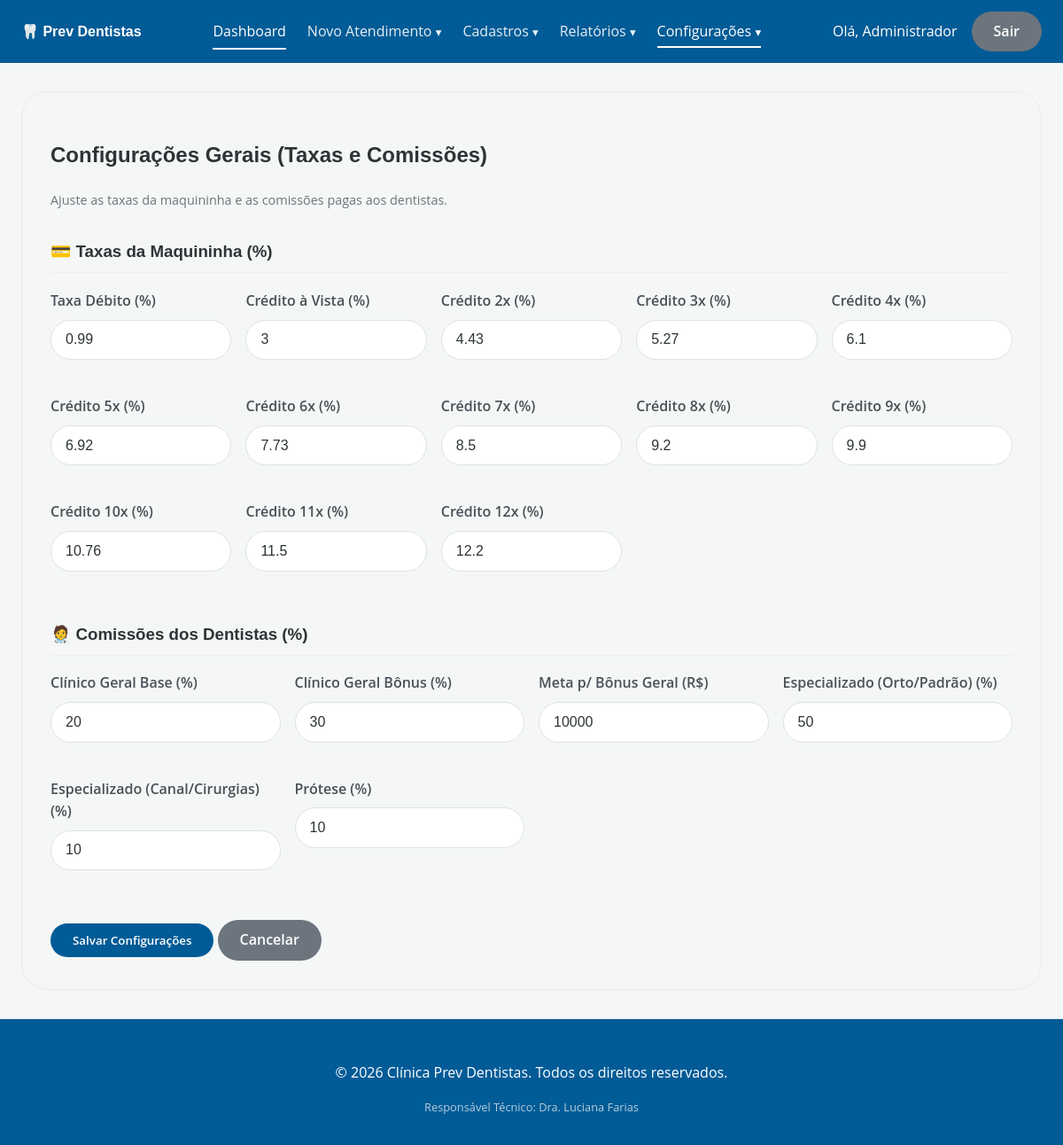
Screenshot of /configuracoes_gerais (signed in) with the database file from the repository.
### tables this page shows
CREATE TABLE IF NOT EXISTS `configuracoes_gerais` (
    `id` int NOT NULL AUTO_INCREMENT,
    `taxa_debito` decimal(5,4) NOT NULL DEFAULT '0.0099',
    `taxa_credito_avista` decimal(5,4) NOT NULL DEFAULT '0.0349',
    `taxa_credito_2` decimal(5,4) NOT NULL DEFAULT '0.0381',
    `taxa_credito_3` decimal(5,4) NOT NULL DEFAULT '0.0381',
    `taxa_credito_4` decimal(5,4) NOT NULL DEFAULT '0.0381',
    `taxa_credito_5` decimal(5,4) NOT NULL DEFAULT '0.0381',
    `taxa_credito_6` decimal(5,4) NOT NULL DEFAULT '0.0381',
    `taxa_credito_7` decimal(5,4) NOT NULL DEFAULT '0.0416',
    `taxa_credito_8` decimal(5,4) NOT NULL DEFAULT '0.0416',
    `taxa_credito_9` decimal(5,4) NOT NULL DEFAULT '0.0416',
    `taxa_credito_10` decimal(5,4) NOT NULL DEFAULT '0.0416',
    `taxa_credito_11` decimal(5,4) NOT NULL DEFAULT '0.0416',
    `taxa_credito_12` decimal(5,4) NOT NULL DEFAULT '0.0416',
    `comissao_geral_base` decimal(5,4) NOT NULL DEFAULT '0.2000',
    `comissao_geral_bonus` decimal(5,4) NOT NULL DEFAULT '0.2500',
    `meta_faturamento_geral` decimal(10,2) NOT NULL DEFAULT '1000.00',
    `comissao_especializado` decimal(5,4) NOT NULL DEFAULT '0.4000',
    `comissao_protese` decimal(5,4) NOT NULL DEFAULT '0.5000',
    `comissao_canal` decimal(5,4) NOT NULL DEFAULT '0.5000',
    PRIMARY KEY (`id`)
  );

### app/Controllers/ConfiguracaoGeralController.php (called while the page is built, shortened)
<?php
class ConfiguracaoGeralController {
    public function index() {
        $model = new ConfiguracaoGeral();
        $configuracoes = $model->getConfiguracoes();
        require_once 'app/Views/configuracoes/geral.php';
    }
}

### app/Core/Router.php (called while the page is built, shortened)
<?php
class Router {
    protected $controller = 'DashboardController';
    protected $method = 'index';
    public function __construct() {
        $url = $this->parseUrl();
        $rotas = [
            'login' => 'AuthController',
            'pacientes' => 'PacienteController',
            'procedimentos' => 'ProcedimentoController',
            'despesas' => 'DespesaController',
            'usuarios' => 'UsuarioController',
            'relatorios' => 'RelatorioController',
            'configuracoes_gerais' => 'ConfiguracaoGeralController',
            'atendimentos' => 'AtendimentoController',
            'configuracoes' => 'ConfiguracaoController'
        ];
        if (isset($url[0])) {
            $rotaSolicitada = strtolower(str_replace('.php', '', $url[0]));
            if (array_key_exists($rotaSolicitada, $rotas)) {
                $this->controller = $rotas[$rotaSolicitada];
                unset($url[0]);
            } else {
                $this->controller = 'DashboardController';
            }
        }
        $classeController = '\\App\\Controllers\\' . $this->controller;
        if (class_exists($classeController)){
            $this->controller = new $classeController;
        } else {
            $classeController = '\\App\\Controllers\\DashboardController';
            $this->controller = new $classeController;
        }
        $this->params = $url ? array_values($url) : [];
        call_user_func_array([$this->controller, $this->method], $this->params);
    }
    private function parseUrl() {
        if (isset($_GET['url'])) {
            return explode('/', filter_var(rtrim($_GET['url'], '/'), FILTER_SANITIZE_URL));
        }
        return [];
    }
}

### index.php (called while the page is built, shortened)
<?php
require_once 'autoload.php';
$app = new Router();
?>

### autoload.php (called while the page is built, shortened)
<?php
spl_autoload_register(function ($class) {
    $prefix = 'App\\';
    $base_dir = __DIR__ . '/app/';
    $len = strlen($prefix);
    $relative_class = substr($class, $len);
    $file = $base_dir . str_replace('\\', '/', $relative_class) . '.php';
});

### app/Core/Database.php (called while the page is built, shortened)
<?php
class Database {
    private static $instance = null;
    private $connection;
    private $host = 'localhost';
    private $db_name = 'clinica_prev_dentistas';
    private $username = 'root';
    private $password = '';
    private function __construct() {
        try {
            $this->connection = new PDO("mysql:host={$this->host};dbname={$this->db_name};charset=utf8", $this->username, $this->password);
            $this->connection->setAttribute(PDO::ATTR_ERRMODE, PDO::ERRMODE_EXCEPTION);
            $this->connection->setAttribute(PDO::ATTR_DEFAULT_FETCH_MODE, PDO::FETCH_ASSOC);
        } catch (PDOException $e) {
            die("Erro na conexão com o banco de dados: " . $e->getMessage());
        }
    }
    public static function getInstance() {
        if (self::$instance === null) {
            self::$instance = new Database();
        }
        return self::$instance->getConnection();
    }
    public function getConnection() {
        return $this->connection;
    }
}

### app/Models/ConfiguracaoGeral.php (called while the page is built, shortened)
<?php
class ConfiguracaoGeral {
    private $pdo;
    public function __construct() {
        $this->pdo = Database::getInstance();
    }
    public function getConfiguracoes() {
        $stmt = $this->pdo->query("SELECT * FROM configuracoes_gerais WHERE id = 1");
        return $stmt->fetch(PDO::FETCH_ASSOC);
    }
}

### app/Views/configuracoes/geral.php (the view, shortened to what this page needs)
<?php require_once 'views/header.php'; ?>
<div class="card">
    <h2>Configurações Gerais (Taxas e Comissões)</h2>
    <p class="text-muted">Ajuste as taxas da maquininha e as comissões pagas aos dentistas.</p>
    <form action="<?= BASE_URL ?>configuracoes_gerais/salvar" method="POST" style="margin-top: 1.5rem;">
        <h3 style="border-bottom: 1px solid #eee; padding-bottom: 0.5rem; margin-top: 2rem;">💳 Taxas da Maquininha (%)</h3>
        <div style="display: grid; grid-template-columns: repeat(auto-fill, minmax(200px, 1fr)); gap: 1rem; margin-bottom: 2rem; margin-top: 1rem;">
            <div class="form-group">
                <label>Taxa Débito (%)</label>
                <input type="number" step="0.0001" name="taxa_debito" value="<?= floatval($configuracoes['taxa_debito']) * 100 ?>" required>
            </div>
            <div class="form-group">
                <label>Crédito à Vista (%)</label>
                <input type="number" step="0.0001" name="taxa_credito_avista" value="<?= floatval($configuracoes['taxa_credito_avista']) * 100 ?>" required>
            </div>
            <?php for ($i = 2; $i <= 12; $i++): ?>
            <div class="form-group">
                <label>Crédito <?= $i ?>x (%)</label>
                <input type="number" step="0.0001" name="taxa_credito_<?= $i ?>" value="<?= floatval($configuracoes['taxa_credito_'.$i]) * 100 ?>" required>
            </div>
            <?php endfor; ?>
        </div>
        <h3 style="border-bottom: 1px solid #eee; padding-bottom: 0.5rem;">🧑‍⚕️ Comissões dos Dentistas (%)</h3>
        <div style="display: grid; grid-template-columns: repeat(auto-fill, minmax(250px, 1fr)); gap: 1rem; margin-bottom: 2rem; margin-top: 1rem;">
            <div class="form-group">
                <label>Clínico Geral Base (%)</label>
                <input type="number" step="0.01" name="comissao_geral_base" value="<?= floatval($configuracoes['comissao_geral_base']) * 100 ?>" required>
            </div>
            <div class="form-group">
                <label>Clínico Geral Bônus (%)</label>
                <input type="number" step="0.01" name="comissao_geral_bonus" value="<?= floatval($configuracoes['comissao_geral_bonus']) * 100 ?>" required>
            </div>
            <div class="form-group">
                <label>Meta p/ Bônus Geral (R$)</label>
                <input type="number" step="0.01" name="meta_faturamento_geral" value="<?= floatval($configuracoes['meta_faturamento_geral']) ?>" required>
            </div>
            <div class="form-group">
                <label>Especializado (Orto/Padrão) (%)</label>
                <input type="number" step="0.01" name="comissao_especializado" value="<?= floatval($configuracoes['comissao_especializado']) * 100 ?>" required>
            </div>
            <div class="form-group">
                <label>Especializado (Canal/Cirurgias) (%)</label>
                <input type="number" step="0.01" name="comissao_canal" value="<?= floatval($configuracoes['comissao_canal']) * 100 ?>" required>
            </div>
            <div class="form-group">
                <label>Prótese (%)</label>
                <input type="number" step="0.01" name="comissao_protese" value="<?= floatval($configuracoes['comissao_protese']) * 100 ?>" required>
            </div>
        </div>
        <div style="margin-top: 2rem;">
            <button type="submit" class="btn btn-primary">Salvar Configurações</button>
            <a href="<?= BASE_URL ?>index.php" class="btn btn-secondary">Cancelar</a>
        </div>
    </form>
</div>
<?php require_once 'views/footer.php'; ?>

### assets/css/style.css (style rules this page uses)
:root { --primary-color: #005b96; --primary-dark: #0370b5; --background-color: #f4f7f6; --secondary-color: #6c757d; --info-color: #17a2b8; --success-color: #28a745; --danger-color: #dc3545; --border-color: #dee2e6; --white-color: #ffffff; --border-radius: 30px; --text-color: #2d3436; --shadow-md: 0 10px 30px rgba(0,0,0,0.1); }
body { font-family: 'Open Sans', sans-serif; background-color: var(--background-color); color: var(--text-color); margin: 0; padding: 0; line-height: 1.6; }
h1, h2, h3, h4, .logo { font-family: 'Poppins', sans-serif; font-weight: 600; }
.btn, button, input[type="submit"] { border-radius: var(--border-radius); padding: 10px 25px; font-family: 'Open Sans', sans-serif; font-weight: 600; border: none; cursor: pointer; transition: all 0.3s ease; display: inline-flex; align-items: center; justify-content: center; text-decoration: none; }
.btn-primary { background-color: var(--primary-color); color: #ffffff; }
.btn-secondary { background-color: var(--secondary-color); color: #ffffff; }
html { scroll-behavior: smooth; }
.card { background-color: var(--card-bg); border-radius: var(--border-radius); box-shadow: var(--shadow-sm); padding: 2rem; margin-bottom: 2rem; border: 1px solid rgba(0,0,0,0.05); transition: box-shadow 0.3s ease; }
.form-group { margin-bottom: 1.5rem; }
label { display: block; margin-bottom: 0.5rem; font-weight: 600; color: #495057; }
input[type="text"], input[type="email"], input[type="number"], input[type="password"], input[type="date"], input[type="month"], select, textarea { width: 100%; padding: 0.8rem 1rem; border: 1px solid var(--border-color); border-radius: var(--border-radius); box-sizing: border-box; font-size: 1rem; transition: border-color 0.2s, box-shadow 0.2s; background-color: #fff; color: var(--text-color); }
.text-muted { color: var(--secondary-color); font-size: 0.9rem; }

### rows the page displays
configuracoes_gerais: taxa_debito "0.99", taxa_credito_avista "3", taxa_credito_2 "4.43", taxa_credito_3 "5.27", taxa_credito_4 "6.1", taxa_credito_5 "6.92", taxa_credito_6 "7.73", taxa_credito_7 "8.5", taxa_credito_8 "9.2", taxa_credito_9 "9.9", taxa_credito_10 "10.76", taxa_credito_11 "11.5", taxa_credito_12 "12.2", comissao_geral_base "20", comissao_geral_bonus "30", meta_faturamento_geral "10000", comissao_especializado "50", comissao_canal "10", comissao_protese "10"

### other values shown
$_SESSION['usuario_nome'] "Administrador"
